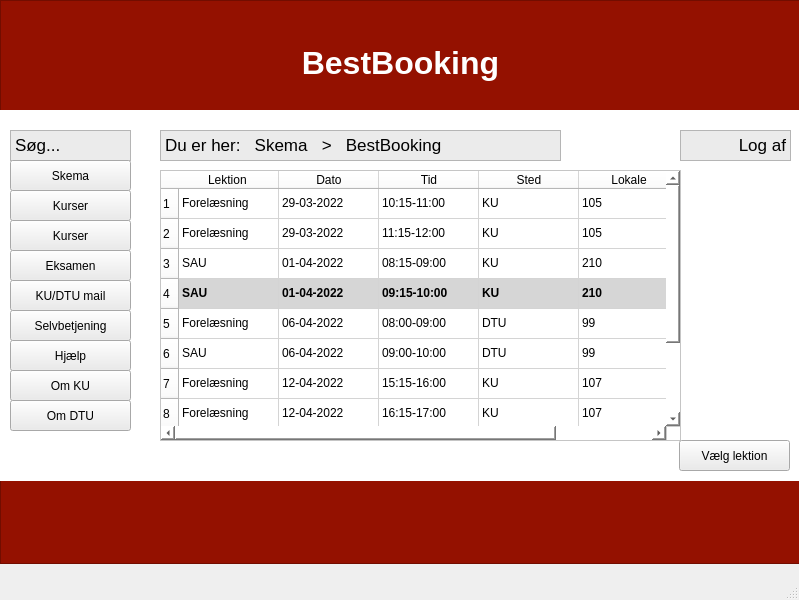
<?xml version="1.0" encoding="UTF-8"?>
<ui version="4.0">
 <class>Window4</class>
 <widget class="QMainWindow" name="Window4">
  <property name="geometry">
   <rect>
    <x>0</x>
    <y>0</y>
    <width>799</width>
    <height>600</height>
   </rect>
  </property>
  <property name="windowTitle">
   <string>MainWindow</string>
  </property>
  <widget class="QWidget" name="centralwidget">
   <widget class="QTextEdit" name="vindue4">
    <property name="geometry">
     <rect>
      <x>0</x>
      <y>0</y>
      <width>801</width>
      <height>111</height>
     </rect>
    </property>
    <property name="styleSheet">
     <string notr="true">background-color: rgb(148, 17, 0);</string>
    </property>
    <property name="html">
     <string>&lt;!DOCTYPE HTML PUBLIC &quot;-//W3C//DTD HTML 4.0//EN&quot; &quot;http://www.w3.org/TR/REC-html40/strict.dtd&quot;&gt;
&lt;html&gt;&lt;head&gt;&lt;meta name=&quot;qrichtext&quot; content=&quot;1&quot; /&gt;&lt;meta charset=&quot;utf-8&quot; /&gt;&lt;style type=&quot;text/css&quot;&gt;
p, li { white-space: pre-wrap; }
&lt;/style&gt;&lt;/head&gt;&lt;body style=&quot; font-family:'.AppleSystemUIFont'; font-size:13pt; font-weight:400; font-style:normal;&quot;&gt;
&lt;p align=&quot;center&quot; style=&quot;-qt-paragraph-type:empty; margin-top:0px; margin-bottom:0px; margin-left:0px; margin-right:0px; -qt-block-indent:0; text-indent:0px;&quot;&gt;&lt;br /&gt;&lt;/p&gt;
&lt;p align=&quot;center&quot; style=&quot;-qt-paragraph-type:empty; margin-top:0px; margin-bottom:0px; margin-left:0px; margin-right:0px; -qt-block-indent:0; text-indent:0px;&quot;&gt;&lt;br /&gt;&lt;/p&gt;
&lt;p align=&quot;center&quot; style=&quot; margin-top:0px; margin-bottom:0px; margin-left:0px; margin-right:0px; -qt-block-indent:0; text-indent:0px;&quot;&gt;&lt;span style=&quot; font-size:24pt; font-weight:700; color:#ffffff;&quot;&gt;BestBooking&lt;/span&gt;&lt;/p&gt;&lt;/body&gt;&lt;/html&gt;</string>
    </property>
   </widget>
   <widget class="QTextEdit" name="textEdit_2">
    <property name="geometry">
     <rect>
      <x>0</x>
      <y>473</y>
      <width>811</width>
      <height>91</height>
     </rect>
    </property>
    <property name="styleSheet">
     <string notr="true">background-color: rgb(148, 17, 0);</string>
    </property>
   </widget>
   <widget class="QWidget" name="vindue4_2" native="true">
    <property name="geometry">
     <rect>
      <x>0</x>
      <y>110</y>
      <width>801</width>
      <height>371</height>
     </rect>
    </property>
    <property name="styleSheet">
     <string notr="true">background-color: rgb(255, 255, 255);</string>
    </property>
    <widget class="QTextEdit" name="textEdit_6">
     <property name="geometry">
      <rect>
       <x>10</x>
       <y>20</y>
       <width>121</width>
       <height>31</height>
      </rect>
     </property>
     <property name="styleSheet">
      <string notr="true">background-color: rgb(235, 235, 235);</string>
     </property>
     <property name="html">
      <string>&lt;!DOCTYPE HTML PUBLIC &quot;-//W3C//DTD HTML 4.0//EN&quot; &quot;http://www.w3.org/TR/REC-html40/strict.dtd&quot;&gt;
&lt;html&gt;&lt;head&gt;&lt;meta name=&quot;qrichtext&quot; content=&quot;1&quot; /&gt;&lt;meta charset=&quot;utf-8&quot; /&gt;&lt;style type=&quot;text/css&quot;&gt;
p, li { white-space: pre-wrap; }
&lt;/style&gt;&lt;/head&gt;&lt;body style=&quot; font-family:'.AppleSystemUIFont'; font-size:13pt; font-weight:400; font-style:normal;&quot;&gt;
&lt;p style=&quot; margin-top:0px; margin-bottom:0px; margin-left:0px; margin-right:0px; -qt-block-indent:0; text-indent:0px;&quot;&gt;Søg...&lt;/p&gt;&lt;/body&gt;&lt;/html&gt;</string>
     </property>
    </widget>
    <widget class="QTextEdit" name="textEdit_10">
     <property name="geometry">
      <rect>
       <x>160</x>
       <y>20</y>
       <width>401</width>
       <height>31</height>
      </rect>
     </property>
     <property name="styleSheet">
      <string notr="true">background-color: rgb(235, 235, 235);</string>
     </property>
     <property name="html">
      <string>&lt;!DOCTYPE HTML PUBLIC &quot;-//W3C//DTD HTML 4.0//EN&quot; &quot;http://www.w3.org/TR/REC-html40/strict.dtd&quot;&gt;
&lt;html&gt;&lt;head&gt;&lt;meta name=&quot;qrichtext&quot; content=&quot;1&quot; /&gt;&lt;meta charset=&quot;utf-8&quot; /&gt;&lt;style type=&quot;text/css&quot;&gt;
p, li { white-space: pre-wrap; }
&lt;/style&gt;&lt;/head&gt;&lt;body style=&quot; font-family:'.AppleSystemUIFont'; font-size:13pt; font-weight:400; font-style:normal;&quot;&gt;
&lt;p style=&quot; margin-top:0px; margin-bottom:0px; margin-left:0px; margin-right:0px; -qt-block-indent:0; text-indent:0px;&quot;&gt;Du er her:   Skema   &amp;gt;   BestBooking&lt;/p&gt;&lt;/body&gt;&lt;/html&gt;</string>
     </property>
    </widget>
    <widget class="QTextEdit" name="textEdit_4">
     <property name="geometry">
      <rect>
       <x>680</x>
       <y>20</y>
       <width>111</width>
       <height>31</height>
      </rect>
     </property>
     <property name="styleSheet">
      <string notr="true">background-color: rgb(235, 235, 235);</string>
     </property>
     <property name="html">
      <string>&lt;!DOCTYPE HTML PUBLIC &quot;-//W3C//DTD HTML 4.0//EN&quot; &quot;http://www.w3.org/TR/REC-html40/strict.dtd&quot;&gt;
&lt;html&gt;&lt;head&gt;&lt;meta name=&quot;qrichtext&quot; content=&quot;1&quot; /&gt;&lt;meta charset=&quot;utf-8&quot; /&gt;&lt;style type=&quot;text/css&quot;&gt;
p, li { white-space: pre-wrap; }
&lt;/style&gt;&lt;/head&gt;&lt;body style=&quot; font-family:'.AppleSystemUIFont'; font-size:13pt; font-weight:400; font-style:normal;&quot;&gt;
&lt;p align=&quot;justify&quot; dir='rtl' style=&quot; margin-top:0px; margin-bottom:0px; margin-left:0px; margin-right:0px; -qt-block-indent:0; text-indent:0px;&quot;&gt;&lt;span style=&quot; color:#000000;&quot;&gt;Log af&lt;/span&gt;&lt;/p&gt;&lt;/body&gt;&lt;/html&gt;</string>
     </property>
    </widget>
    <widget class="QTableWidget" name="tableWidget">
     <property name="geometry">
      <rect>
       <x>160</x>
       <y>60</y>
       <width>521</width>
       <height>271</height>
      </rect>
     </property>
     <row>
      <property name="text">
       <string>1</string>
      </property>
     </row>
     <row>
      <property name="text">
       <string>2</string>
      </property>
     </row>
     <row>
      <property name="text">
       <string>3</string>
      </property>
     </row>
     <row>
      <property name="text">
       <string>4</string>
      </property>
     </row>
     <row>
      <property name="text">
       <string>5</string>
      </property>
     </row>
     <row>
      <property name="text">
       <string>6</string>
      </property>
     </row>
     <row>
      <property name="text">
       <string>7</string>
      </property>
     </row>
     <row>
      <property name="text">
       <string>8</string>
      </property>
     </row>
     <row>
      <property name="text">
       <string>9</string>
      </property>
     </row>
     <row>
      <property name="text">
       <string>10</string>
      </property>
     </row>
     <column>
      <property name="text">
       <string>Lektion </string>
      </property>
     </column>
     <column>
      <property name="text">
       <string>Dato</string>
      </property>
     </column>
     <column>
      <property name="text">
       <string>Tid</string>
      </property>
     </column>
     <column>
      <property name="text">
       <string>Sted</string>
      </property>
     </column>
     <column>
      <property name="text">
       <string>Lokale</string>
      </property>
     </column>
     <item row="0" column="0">
      <property name="text">
       <string>Forelæsning</string>
      </property>
      <property name="background">
       <brush brushstyle="NoBrush">
        <color alpha="255">
         <red>0</red>
         <green>0</green>
         <blue>0</blue>
        </color>
       </brush>
      </property>
     </item>
     <item row="0" column="1">
      <property name="text">
       <string>29-03-2022</string>
      </property>
     </item>
     <item row="0" column="2">
      <property name="text">
       <string>10:15-11:00</string>
      </property>
     </item>
     <item row="0" column="3">
      <property name="text">
       <string>KU</string>
      </property>
     </item>
     <item row="0" column="4">
      <property name="text">
       <string>105</string>
      </property>
     </item>
     <item row="1" column="0">
      <property name="text">
       <string>Forelæsning</string>
      </property>
     </item>
     <item row="1" column="1">
      <property name="text">
       <string>29-03-2022</string>
      </property>
     </item>
     <item row="1" column="2">
      <property name="text">
       <string>11:15-12:00</string>
      </property>
     </item>
     <item row="1" column="3">
      <property name="text">
       <string>KU</string>
      </property>
     </item>
     <item row="1" column="4">
      <property name="text">
       <string>105</string>
      </property>
     </item>
     <item row="2" column="0">
      <property name="text">
       <string>SAU</string>
      </property>
     </item>
     <item row="2" column="1">
      <property name="text">
       <string>01-04-2022</string>
      </property>
     </item>
     <item row="2" column="2">
      <property name="text">
       <string>08:15-09:00</string>
      </property>
     </item>
     <item row="2" column="3">
      <property name="text">
       <string>KU</string>
      </property>
     </item>
     <item row="2" column="4">
      <property name="text">
       <string>210</string>
      </property>
     </item>
     <item row="3" column="0">
      <property name="text">
       <string>SAU</string>
      </property>
      <property name="font">
       <font>
        <italic>false</italic>
        <bold>true</bold>
        <underline>false</underline>
        <strikeout>false</strikeout>
        <kerning>true</kerning>
       </font>
      </property>
      <property name="background">
       <brush brushstyle="SolidPattern">
        <color alpha="255">
         <red>214</red>
         <green>214</green>
         <blue>214</blue>
        </color>
       </brush>
      </property>
     </item>
     <item row="3" column="1">
      <property name="text">
       <string>01-04-2022</string>
      </property>
      <property name="font">
       <font>
        <bold>true</bold>
        <underline>false</underline>
       </font>
      </property>
      <property name="background">
       <brush brushstyle="SolidPattern">
        <color alpha="255">
         <red>214</red>
         <green>214</green>
         <blue>214</blue>
        </color>
       </brush>
      </property>
     </item>
     <item row="3" column="2">
      <property name="text">
       <string>09:15-10:00</string>
      </property>
      <property name="font">
       <font>
        <bold>true</bold>
        <underline>false</underline>
       </font>
      </property>
      <property name="background">
       <brush brushstyle="SolidPattern">
        <color alpha="255">
         <red>214</red>
         <green>214</green>
         <blue>214</blue>
        </color>
       </brush>
      </property>
     </item>
     <item row="3" column="3">
      <property name="text">
       <string>KU</string>
      </property>
      <property name="font">
       <font>
        <bold>true</bold>
        <underline>false</underline>
       </font>
      </property>
      <property name="background">
       <brush brushstyle="SolidPattern">
        <color alpha="255">
         <red>214</red>
         <green>214</green>
         <blue>214</blue>
        </color>
       </brush>
      </property>
     </item>
     <item row="3" column="4">
      <property name="text">
       <string>210</string>
      </property>
      <property name="font">
       <font>
        <bold>true</bold>
        <underline>false</underline>
       </font>
      </property>
      <property name="background">
       <brush brushstyle="SolidPattern">
        <color alpha="255">
         <red>214</red>
         <green>214</green>
         <blue>214</blue>
        </color>
       </brush>
      </property>
     </item>
     <item row="4" column="0">
      <property name="text">
       <string>Forelæsning</string>
      </property>
     </item>
     <item row="4" column="1">
      <property name="text">
       <string>06-04-2022</string>
      </property>
     </item>
     <item row="4" column="2">
      <property name="text">
       <string>08:00-09:00</string>
      </property>
     </item>
     <item row="4" column="3">
      <property name="text">
       <string>DTU</string>
      </property>
     </item>
     <item row="4" column="4">
      <property name="text">
       <string>99</string>
      </property>
     </item>
     <item row="5" column="0">
      <property name="text">
       <string>SAU</string>
      </property>
     </item>
     <item row="5" column="1">
      <property name="text">
       <string>06-04-2022</string>
      </property>
     </item>
     <item row="5" column="2">
      <property name="text">
       <string>09:00-10:00</string>
      </property>
     </item>
     <item row="5" column="3">
      <property name="text">
       <string>DTU</string>
      </property>
     </item>
     <item row="5" column="4">
      <property name="text">
       <string>99</string>
      </property>
     </item>
     <item row="6" column="0">
      <property name="text">
       <string>Forelæsning</string>
      </property>
     </item>
     <item row="6" column="1">
      <property name="text">
       <string>12-04-2022</string>
      </property>
     </item>
     <item row="6" column="2">
      <property name="text">
       <string>15:15-16:00</string>
      </property>
     </item>
     <item row="6" column="3">
      <property name="text">
       <string>KU</string>
      </property>
     </item>
     <item row="6" column="4">
      <property name="text">
       <string>107</string>
      </property>
     </item>
     <item row="7" column="0">
      <property name="text">
       <string>Forelæsning</string>
      </property>
     </item>
     <item row="7" column="1">
      <property name="text">
       <string>12-04-2022</string>
      </property>
     </item>
     <item row="7" column="2">
      <property name="text">
       <string>16:15-17:00</string>
      </property>
     </item>
     <item row="7" column="3">
      <property name="text">
       <string>KU</string>
      </property>
     </item>
     <item row="7" column="4">
      <property name="text">
       <string>107</string>
      </property>
     </item>
     <item row="8" column="0">
      <property name="text">
       <string>Forelæsning</string>
      </property>
     </item>
     <item row="8" column="1">
      <property name="text">
       <string>25-04-2022</string>
      </property>
     </item>
     <item row="8" column="2">
      <property name="text">
       <string>10:00-11:00</string>
      </property>
     </item>
     <item row="8" column="3">
      <property name="text">
       <string>DTU</string>
      </property>
     </item>
     <item row="8" column="4">
      <property name="text">
       <string>97</string>
      </property>
     </item>
     <item row="9" column="0">
      <property name="text">
       <string>SAU</string>
      </property>
     </item>
     <item row="9" column="1">
      <property name="text">
       <string>25-04-2022</string>
      </property>
     </item>
     <item row="9" column="2">
      <property name="text">
       <string>12:00-13:00</string>
      </property>
     </item>
     <item row="9" column="3">
      <property name="text">
       <string>DTU</string>
      </property>
     </item>
     <item row="9" column="4">
      <property name="text">
       <string>97</string>
      </property>
     </item>
    </widget>
    <widget class="QPushButton" name="pushButton_1">
     <property name="geometry">
      <rect>
       <x>10</x>
       <y>50</y>
       <width>121</width>
       <height>31</height>
      </rect>
     </property>
     <property name="styleSheet">
      <string notr="true">background-color: rgb(235, 235, 235);</string>
     </property>
     <property name="text">
      <string>Skema</string>
     </property>
    </widget>
    <widget class="QPushButton" name="pushButton_2">
     <property name="geometry">
      <rect>
       <x>10</x>
       <y>80</y>
       <width>121</width>
       <height>31</height>
      </rect>
     </property>
     <property name="styleSheet">
      <string notr="true">background-color: rgb(235, 235, 235);</string>
     </property>
     <property name="text">
      <string>Kurser</string>
     </property>
    </widget>
    <widget class="QPushButton" name="pushButton_3">
     <property name="geometry">
      <rect>
       <x>10</x>
       <y>110</y>
       <width>121</width>
       <height>31</height>
      </rect>
     </property>
     <property name="styleSheet">
      <string notr="true">background-color: rgb(235, 235, 235);</string>
     </property>
     <property name="text">
      <string>Kurser</string>
     </property>
    </widget>
    <widget class="QPushButton" name="pushButton_4">
     <property name="geometry">
      <rect>
       <x>10</x>
       <y>140</y>
       <width>121</width>
       <height>31</height>
      </rect>
     </property>
     <property name="styleSheet">
      <string notr="true">background-color: rgb(235, 235, 235);</string>
     </property>
     <property name="text">
      <string>Eksamen</string>
     </property>
    </widget>
    <widget class="QPushButton" name="pushButton_5">
     <property name="geometry">
      <rect>
       <x>10</x>
       <y>170</y>
       <width>121</width>
       <height>31</height>
      </rect>
     </property>
     <property name="styleSheet">
      <string notr="true">background-color: rgb(235, 235, 235);</string>
     </property>
     <property name="text">
      <string>KU/DTU mail</string>
     </property>
    </widget>
    <widget class="QPushButton" name="pushButton_6">
     <property name="geometry">
      <rect>
       <x>10</x>
       <y>200</y>
       <width>121</width>
       <height>31</height>
      </rect>
     </property>
     <property name="styleSheet">
      <string notr="true">background-color: rgb(235, 235, 235);</string>
     </property>
     <property name="text">
      <string>Selvbetjening</string>
     </property>
    </widget>
    <widget class="QPushButton" name="pushButton_7">
     <property name="geometry">
      <rect>
       <x>10</x>
       <y>230</y>
       <width>121</width>
       <height>31</height>
      </rect>
     </property>
     <property name="styleSheet">
      <string notr="true">background-color: rgb(235, 235, 235);</string>
     </property>
     <property name="text">
      <string>Hjælp</string>
     </property>
    </widget>
    <widget class="QPushButton" name="pushButton_8">
     <property name="geometry">
      <rect>
       <x>10</x>
       <y>260</y>
       <width>121</width>
       <height>31</height>
      </rect>
     </property>
     <property name="styleSheet">
      <string notr="true">background-color: rgb(235, 235, 235);</string>
     </property>
     <property name="text">
      <string>Om KU</string>
     </property>
    </widget>
    <widget class="QPushButton" name="pushButton_9">
     <property name="geometry">
      <rect>
       <x>10</x>
       <y>290</y>
       <width>121</width>
       <height>31</height>
      </rect>
     </property>
     <property name="styleSheet">
      <string notr="true">background-color: rgb(235, 235, 235);</string>
     </property>
     <property name="text">
      <string>Om DTU</string>
     </property>
    </widget>
    <widget class="QPushButton" name="pushButton">
     <property name="geometry">
      <rect>
       <x>679</x>
       <y>330</y>
       <width>111</width>
       <height>31</height>
      </rect>
     </property>
     <property name="styleSheet">
      <string notr="true">background-color: rgb(235, 235, 235);</string>
     </property>
     <property name="text">
      <string>Vælg lektion</string>
     </property>
    </widget>
   </widget>
  </widget>
  <widget class="QMenuBar" name="menubar">
   <property name="geometry">
    <rect>
     <x>0</x>
     <y>0</y>
     <width>799</width>
     <height>21</height>
    </rect>
   </property>
  </widget>
  <widget class="QStatusBar" name="statusbar"/>
 </widget>
 <resources/>
 <connections/>
</ui>
